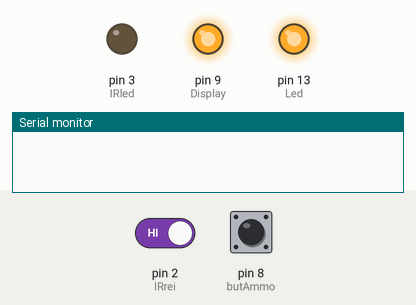
The sketch below on a simulated Arduino Uno, built with avr-gcc and run on an emulated ATmega328P. Parts: output pins drawn as LEDs (lit = HIGH), the last lines printed to the serial monitor. The inputs (shaded band) are chosen by the test bench; at power-on: pin 2 (IRrei) HIGH, pin 8 (butAmmo) LOW.

Above: at 1.2 s.
1.3 s: pin 2 (IRrei) driven LOW
At 2.4 s:
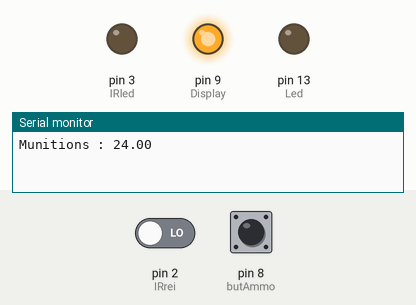
2.8 s: pin 2 (IRrei) driven HIGH
At 3.6 s:
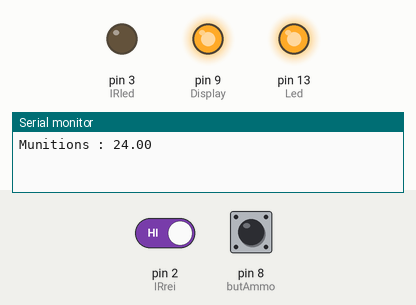
4.3 s: pin 2 (IRrei) driven LOW
At 5.5 s:
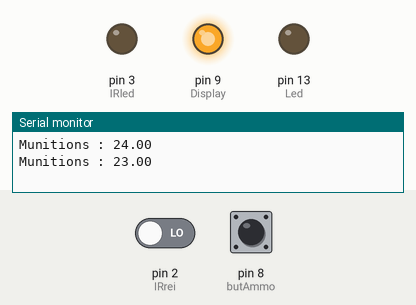
5.8 s: pin 2 (IRrei) driven HIGH
At 7.0 s:
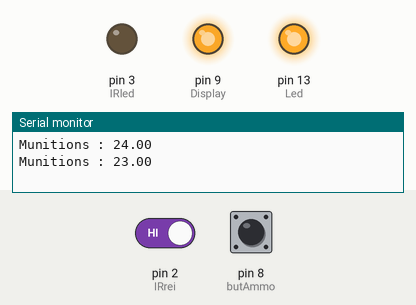
7.3 s: pin 8 (butAmmo) pulled HIGH for 0.15 s
At 8.0 s:
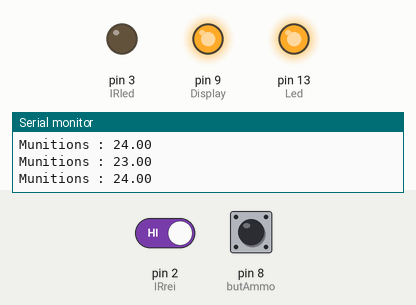
Timing chart, 0 to 9.9 s (numbered marks = the images above; inputs shaded):
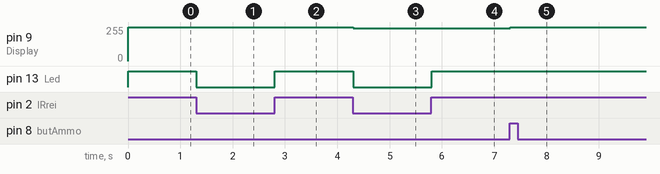

Measured:
- after the input at 1.3 s, pin 13 (Led): HIGH → LOW at once
- after the input at 2.8 s, pin 13 (Led): LOW → HIGH at once
- after the input at 4.3 s, pin 9 (Display): 255/255 → 244/255 at once; pin 13 (Led): HIGH → LOW at once
- after the input at 5.8 s, pin 13 (Led): LOW → HIGH at once
- after the input at 7.3 s, pin 9 (Display): 244/255 → 255/255 at once

The sketch:

nerf_ir_1.ino
```cpp
    #include <IRremote.h>
    IRsend irsend;               // déclaration de l'objet émetteur (pin D3 obligatoire)


float ammo = 25;
float DisplayAmmo ;
int ammoOld = 0;

const int butAmmo = 8 ;
const int IRled = 3 ;
const int IRrei = 2 ;
const int Led = 13 ;
const int Display = 9 ;

bool beam ;
bool beamflag = HIGH;
bool butApress;
bool butApressFlag = HIGH;


void setup() {

pinMode(butAmmo, INPUT);
pinMode(IRrei, INPUT);
pinMode(IRled, OUTPUT);
pinMode(Led, OUTPUT);
pinMode(Display, OUTPUT);

irsend.enableIROut(38);               //enable signal tout le temps

Serial.begin(9600);
}

void loop() {
irsend.mark(0); // envoi du signal pour une durée illimitée

//beam = digitalRead(IRrei);
  boolean mesure1 = digitalRead(IRrei);   // première mesure     pour éviter le rebond
  delay(5);                               // délai
  boolean mesure2 = digitalRead(IRrei);   // seconde mesure
  beam = mesure1 * mesure2;               // comparaison


if (beam == LOW && beamflag == HIGH) {
--ammo ;
Serial.print("Munitions : ");
Serial.println(ammo);
beamflag = LOW; }

if (beam == HIGH) {
  beamflag = HIGH;
  digitalWrite(Led, HIGH);}

if (beam == LOW) {
  digitalWrite(Led, LOW);}


butApress = digitalRead(butAmmo);
if (butApress == HIGH && butApressFlag == HIGH) {
++ammo ;
Serial.print("Munitions : ");
Serial.println(ammo);
butApressFlag = LOW ;}

if (butApress == LOW) {butApressFlag = HIGH;}

DisplayAmmo = ammo/24*255 ;
constrain(DisplayAmmo, 0, 255) ;
analogWrite(Display, DisplayAmmo);


}
```
